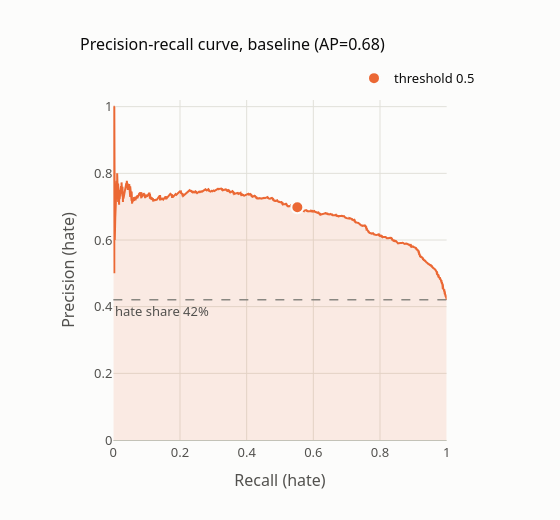

Notebook code cell kept with this figure:
### Markdown cell above
### Precision-recall curve

The dot marks the 0.5 threshold that produced the metrics above. The dashed line is the hate share, which is what a random classifier scores.

### Code cell
viz.plot_precision_recall(test_results, "baseline")

### Figure 1 — Plotly figure (JSON) as saved in the notebook; plotly's stock layout.template omitted (floating-point values rounded to 4 significant figures; data arrays with more than 128 entries replaced by an {"elided": "..."} marker saying what was removed)
{"data": [{"customdata": {"elided": "1647x1 float values"}, "fillcolor": "rgba(235, 104, 52, 0.12)", "fillpattern": {"shape": ""}, "hovertemplate": "Recall (hate)=%{x:.3f}<br>Precision (hate)=%{y:.3f}<br>Threshold=%{customdata[0]:.3f}<extra></extra>", "legendgroup": "", "line": {"color": "#eb6834"}, "marker": {"symbol": "circle"}, "mode": "lines", "name": "", "orientation": "v", "showlegend": false, "stackgroup": "1", "type": "scatter", "x": {"elided": "1647 float values"}, "xaxis": "x", "y": {"elided": "1647 float values"}, "yaxis": "y"}, {"hovertemplate": "Threshold 0.5<br>Precision %{y:.3f}<br>Recall %{x:.3f}<extra></extra>", "marker": {"color": "#eb6834", "line": {"color": "#fcfcfb", "width": 2}, "size": 12}, "mode": "markers", "name": "threshold 0.5", "type": "scatter", "x": [0.552], "y": [0.6984]}], "layout": {"annotations": [{"font": {"color": "#52514e"}, "showarrow": false, "text": "hate share 42%", "x": 0, "xanchor": "left", "xref": "x domain", "y": 0.4204, "yanchor": "top", "yref": "y"}], "height": 520, "legend": {"tracegroupgap": 0}, "shapes": [{"line": {"color": "#898781", "dash": "dash", "width": 1.5}, "type": "line", "x0": 0, "x1": 1, "xref": "x domain", "y0": 0.4204, "y1": 0.4204, "yref": "y"}], "title": {"text": "Precision-recall curve, baseline (AP=0.68)"}, "width": 560, "xaxis": {"anchor": "y", "constrain": "domain", "domain": [0.0, 1.0], "range": [0, 1], "showgrid": true, "title": {"text": "Recall (hate)"}}, "yaxis": {"anchor": "x", "domain": [0.0, 1.0], "range": [0, 1.02], "scaleanchor": "x", "scaleratio": 1, "title": {"text": "Precision (hate)"}}}}
